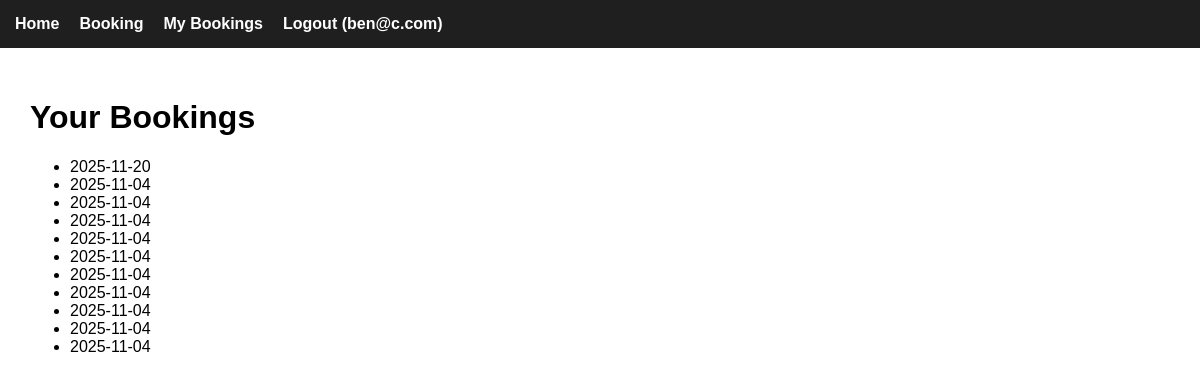
/my-bookings (signed in), run on the app's committed database.
### tables this page shows
CREATE TABLE bookings(
        booking_id INTEGER PRIMARY KEY AUTOINCREMENT,
        user_id INTEGER NOT NULL,
        ticket_id INTEGER NOT NULL,
        people INTEGER NOT NULL,
        date TEXT NOT NULL,
        FOREIGN KEY (user_id) REFERENCES users(id),
        FOREIGN KEY (ticket_id) REFERENCES ticket_types(ticket_id)
    );

### app.py (the view)
@app.route("/my-bookings")
def my_bookings():
    if "user_id" not in session:
        return redirect("/login")
    db = get_db()
    c = db.cursor()
    c.execute("SELECT date FROM bookings WHERE user_id=?", (session["user_id"],))
    rows = c.fetchall()
    return render_template("bookings.html", bookings=rows)

### app.py (called while the page is built)
def get_db():
    return sqlite3.connect("booking.db", check_same_thread=False)

### templates/bookings.html
{% extends "base.html" %}
{% block content %}
<h1>Your Bookings</h1>
{% if bookings %}
    <ul>
    {% for b in bookings %}
        <li>{{ b[0] }}</li>
    {% endfor %}
    </ul>
{% else %}
    <p>No bookings yet.</p>
{% endif %}
{% endblock %}

### templates/base.html (shortened to what this page needs)
<!DOCTYPE html>
<html>
<head>
    <link rel="stylesheet" type="text/css" href="{{ url_for('static', filename='styles.css') }}">
</head>
<body>
    <nav>
        <ul>
            <li><a href="/">Home</a></li>
            <li><a href="/booking">Booking</a></li>
            <li><a href="/my-bookings">My Bookings</a></li>
            {% if session.get('user_id') %}
                <li><a href="/logout">Logout ({{ session['username'] }})</a></li>
            {% else %}
                <li><a href="/login">Login</a></li>
                <li><a href="/register">Register</a></li>
            {% endif %}
        </ul>
    </nav>
    <div class="container">
        {% block content %}
        {% endblock %}
    </div>
</body>
</html>

### static/styles.css (style rules this page uses)
body { font-family: Arial, sans-serif; margin: 0; }
nav { background: #1f1f1f; color: white; padding: 15px; }
nav ul { list-style: none; margin: 0; padding: 0; display: flex; gap: 20px; }
nav ul li { display: inline-block; }
nav a { color: white; text-decoration: none; font-size: 16px; font-weight: bold; }
.container { padding: 30px; }
body { font-family: Calibri, sans-serif; }

### data on the page
bookings: date "2025-11-20"
bookings: date "2025-11-04"
bookings: date "2025-11-04"
bookings: date "2025-11-04"
bookings: date "2025-11-04"
bookings: date "2025-11-04"
bookings: date "2025-11-04"
bookings: date "2025-11-04"
bookings: date "2025-11-04"
bookings: date "2025-11-04"
bookings: date "2025-11-04"

### other printed values
{{ session['username'] }} "ben@c.com"
